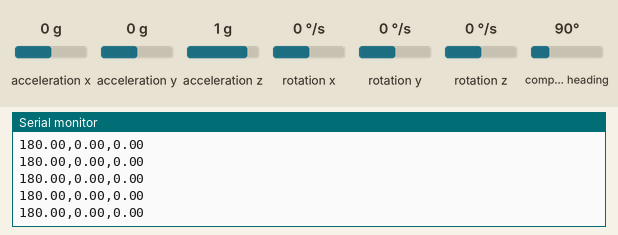
Bench run of a sketch on a simulated Arduino Nano 33 BLE. Shown: the last lines printed to the serial monitor. The test bench sets the inputs (shaded band); at power-on: acceleration x 0 g, acceleration y 0 g, acceleration z 1 g, rotation x 0 °/s, rotation y 0 °/s, rotation z 0 °/s, compass heading 90°.

Above: at 11.2 s.
11.3 s: acceleration x set to -1.4 g
At 12.2 s:
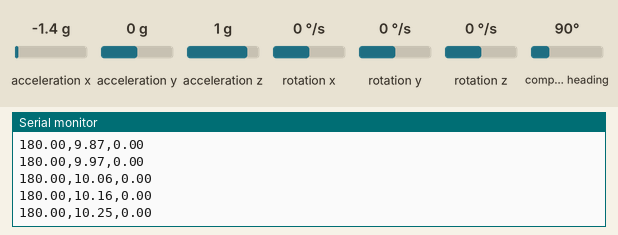
12.8 s: acceleration y set to -1.4 g
At 13.9 s:
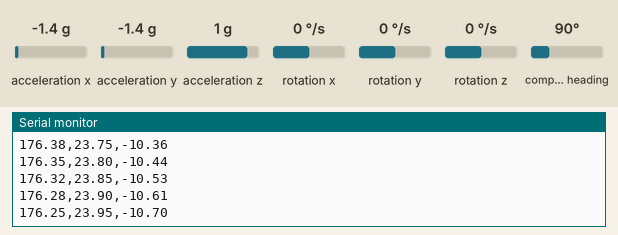
14.3 s: acceleration z set to -1.4 g
At 15.0 s:
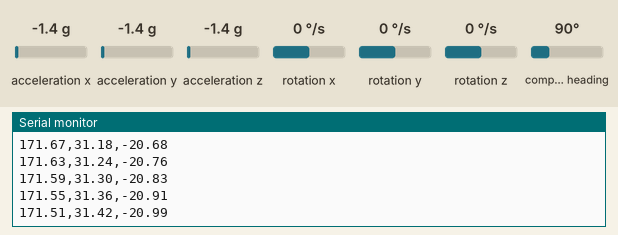
15.8 s: rotation x set to -192 °/s
At 16.5 s:
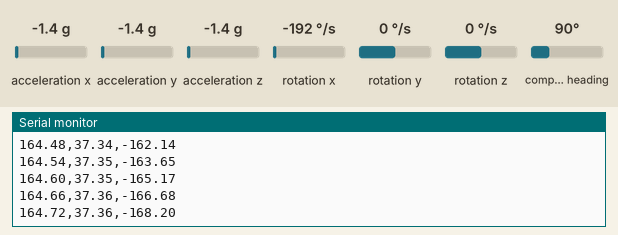
17.3 s: rotation y set to -192 °/s
At 18.1 s:
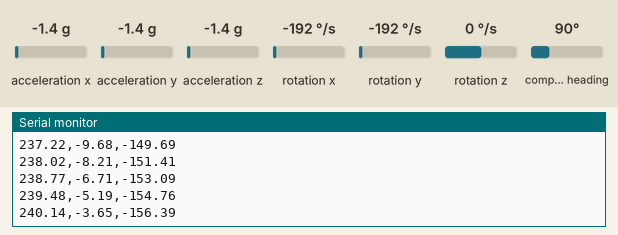
18.8 s: rotation z set to -192 °/s
At 19.6 s:
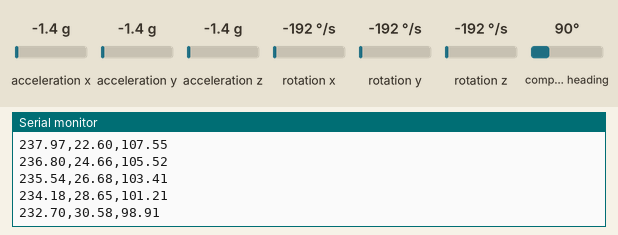
Timing chart, 0 to 21.8 s (numbered marks = the images above; inputs shaded):
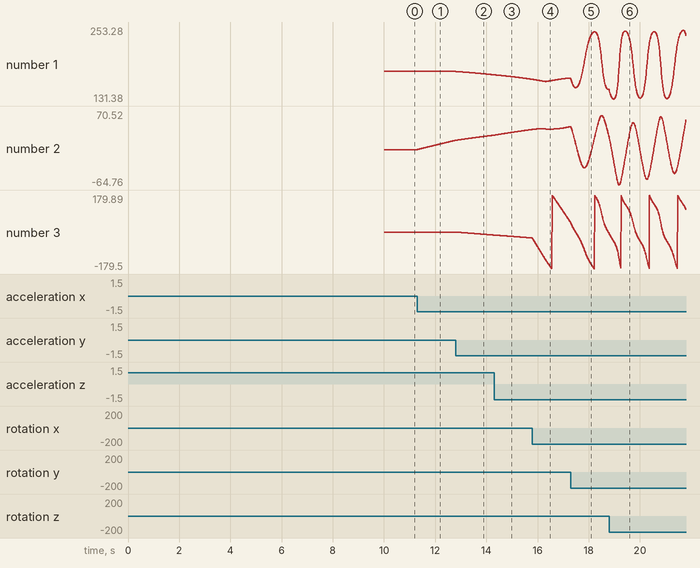

Measured:
- after the input at 11.3 s, the serial monitor: prints a new line at once (image 1)
- plotted number 2: 0 → 16.92 after the input at 11.3 s

The sketch:

SerialFusionMadgwick.ino
```cpp
#include <Arduino_LSM9DS1.h>
#include <MadgwickAHRS.h>
Madgwick filter;
unsigned long micros_per_reading, micros_previous;
float accl_scale, gyro_scale;

void setup() {
    Serial.begin(115200);
    while (!Serial);
    Serial.println("Started");
    int imu = IMU.begin();
    if (!imu) {
    Serial.println("Failed to initialize IMU!");
    while (1);
    }
    filter.begin(119);
    delay(10000);

    Serial.print("Accelerometer sample rate = ");
    Serial.print(IMU.accelerationSampleRate());
    Serial.println(" Hz");
    Serial.println();
    Serial.println("Acceleration in G's");
    Serial.println("X\tY\tZ");
    Serial.print("Gyroscope sample rate = ");
    Serial.print(IMU.gyroscopeSampleRate());
    Serial.println(" Hz");
    Serial.println();
    Serial.println("Gyroscope in degrees/second");
    Serial.println("X\tY\tZ");
    Serial.print("Magnetic field sample rate = ");
    Serial.print(IMU.magneticFieldSampleRate());
    Serial.println(" uT");
    Serial.println();
    Serial.println("Magnetic Field in uT");
    Serial.println("X\tY\tZ");
    micros_per_reading = 1000000/119;
    micros_previous = micros();
}

void loop() {
    float ax, ay, az; //acclerometer reading is already in G / sec
    float gx, gy, gz; //Gyroscope reading is already in degrees / sec
    float mx, my, mz;
    float roll, pitch, heading;
    unsigned long micros_now;
    micros_now = micros();
    //if (IMU.accelerationAvailable() && IMU.gyroscopeAvailable()) {
    if (micros_now - micros_previous >= micros_per_reading){
        IMU.readAcceleration(ax, ay, az);
        IMU.readGyroscope(gx, gy, gz);
        IMU.readMagneticField(mx, my, mz);
//        Serial.print(ax);
//        Serial.print('\t');
//        Serial.print(ay);
//        Serial.print('\t');
//        Serial.print(az);
//        Serial.print('\t');
//        Serial.print(gx);
//        Serial.print('\t');
//        Serial.print(gy);
//        Serial.print('\t');
//        Serial.println(gz);

        //filter.update(gx, gy, gz, ax, ay, az, mx, my, mz); //for all 3
        filter.updateIMU(gx, gy, gz, ax, ay, az);//only for accl, gyro
        roll = filter.getRoll();
        pitch = filter.getPitch();
        heading = filter.getYaw();
        Serial.print(heading);
        Serial.print(",");
        Serial.print(pitch);
        Serial.print(",");
        Serial.println(roll);

        micros_previous = micros_previous + micros_per_reading;
    }
}
```
